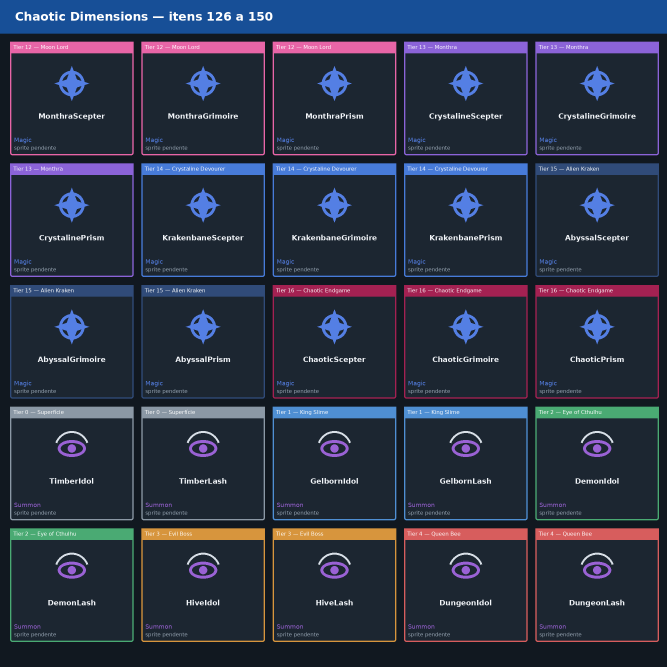
#> input picture ChaoticDimensions Assets/WorkingAssets/assets_work/concept_sketches/items/items_06.png, 2000 x 2000 px, given in place of items_01.png, which was not available (shown at 1/3 size)
$ python build_concept_overviews.py
#> lines starting #> are read from the running program, lines starting #| are printed output that depends on the picture; pictures that were not available may be replaced by others from this repository, and a replacement may not be noted
#!/usr/bin/env python3
"""Build compact overview boards for the PAP report."""

from pathlib import Path

from PIL import Image, ImageDraw, ImageFont


ROOT = Path(__file__).resolve().parents[2]
SOURCE = ROOT / "assets_work" / "concept_sketches" / "items"
OUTPUT = ROOT / "assets_work" / "concept_sketches"


def font(size: int, bold: bool = False) -> ImageFont.FreeTypeFont:
    name = "DejaVuSans-Bold.ttf" if bold else "DejaVuSans.ttf"
    return ImageFont.truetype(name, size)


def build_board(indices: range, output_name: str, subtitle: str) -> None:
#> called with output_name = 'Item_Sheets_Overview_A.jpg'
    canvas = Image.new("RGB", (2200, 2700), "#f4f7fb")
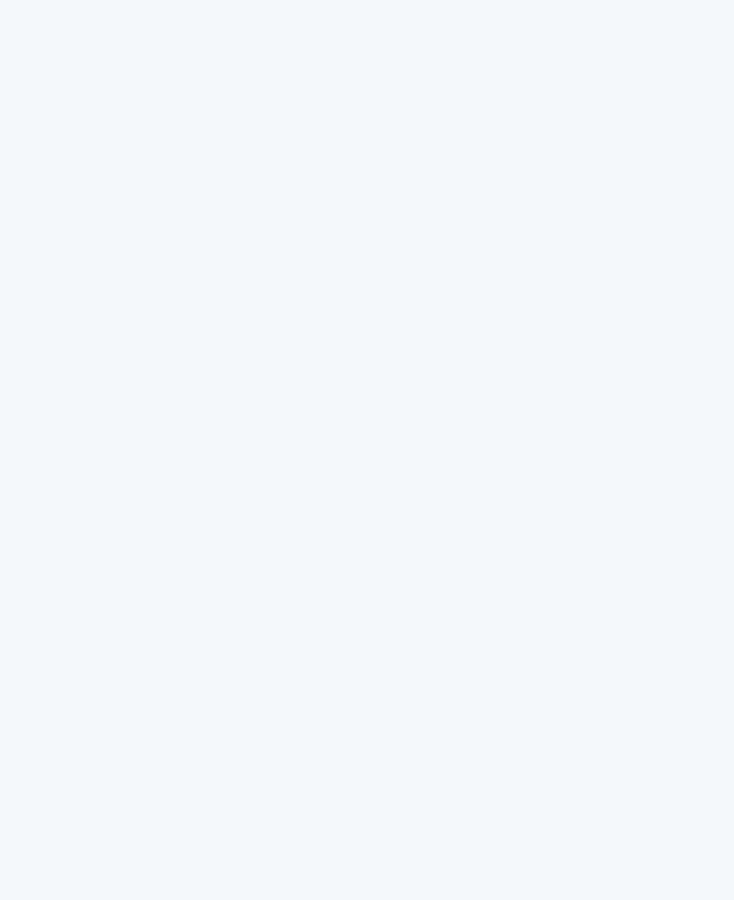
#> canvas: PIL image 2200x2700 RGB (shown at 1/3 size); mean R, G, B 244, 247, 251
    draw = ImageDraw.Draw(canvas)
    draw.rectangle((0, 0, 2200, 210), fill="#15243a")
    draw.text((90, 52), "CATALOGO VISUAL DE ITENS", fill="white", font=font(62, True))
    draw.text((92, 130), subtitle, fill="#a9d4ff", font=font(31))

    slots = [(70, 260), (1135, 260), (70, 1430), (1135, 1430)]
    for slot, index in zip(slots, indices):
        source = Image.open(SOURCE / f"items_{index:02d}.png").convert("RGB")
#> source is the input picture: PIL image 2000x2000 RGB; mean R, G, B 42.2, 50.2, 68.7
        source.thumbnail((995, 1080), Image.Resampling.LANCZOS)
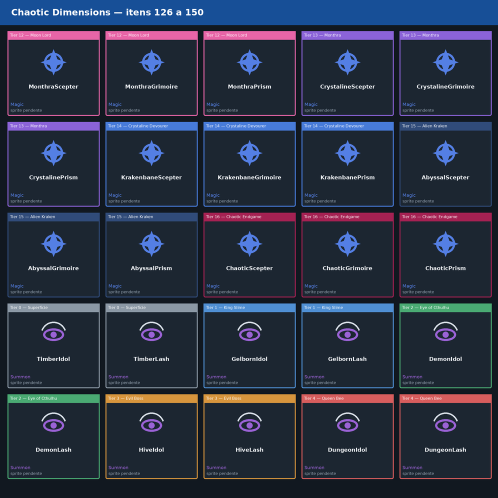
#> source: PIL image 995x995 RGB (shown at 1/2 size); mean R, G, B 42.2, 50.1, 68.6
        x, y = slot
        panel = Image.new("RGB", (995, 1080), "white")
#> panel: PIL image 995x1080 RGB; every value is 255
        panel.paste(source, ((995 - source.width) // 2, (1080 - source.height) // 2))
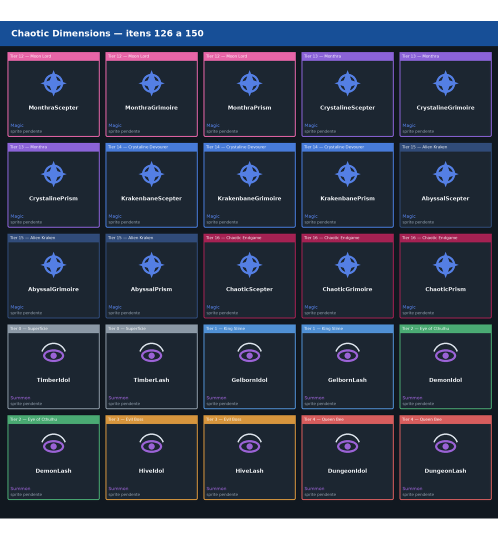
#> panel: PIL image 995x1080 RGB (shown at 1/2 size); mean R, G, B 59, 66.3, 83.3
        canvas.paste(panel, (x, y))
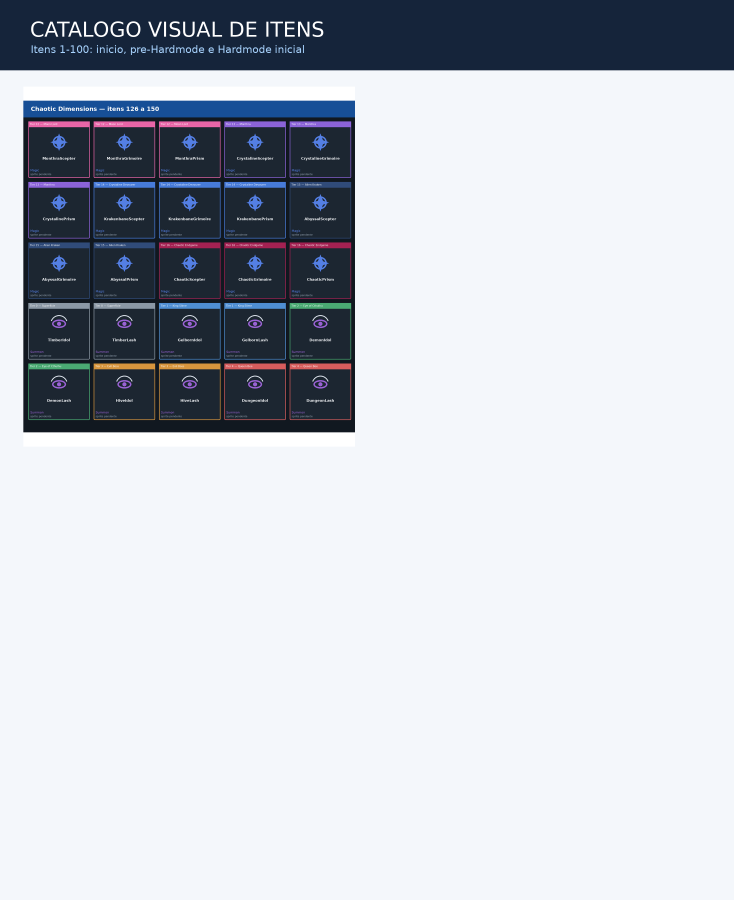
#> canvas: PIL image 2200x2700 RGB (shown at 1/3 size); mean R, G, B 193.7, 198.4, 206.1
        draw.rectangle((x, y, x + 995, y + 1080), outline="#6684a3", width=4)
#> pass 2 of the loop in build_board, `for slot, index in zip(slots, indices):`:
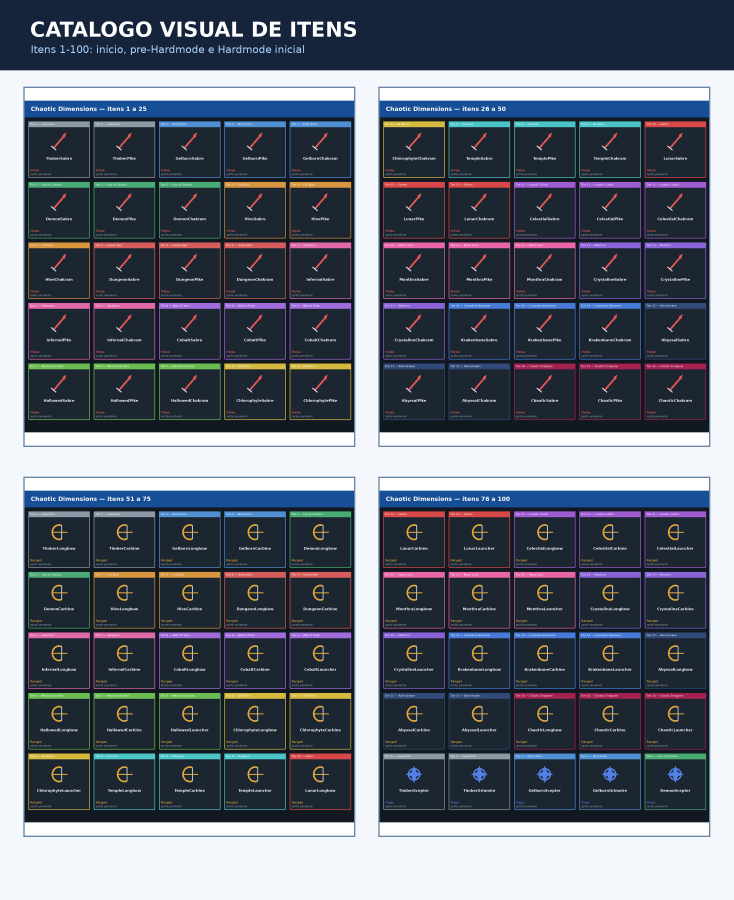
#> input picture ChaoticDimensions Assets/WorkingAssets/assets_work/concept_sketches/Item_Sheets_Overview_A.jpg, 2200 x 2700 px, given in place of items_02.png, which was not available (shown at 1/3 size)
#> in build_board, source is the input picture: PIL image 2200x2700 RGB; mean R, G, B 94.2, 101, 112.9
#> source: PIL image 880x1080 RGB
#> in build_board, `panel.paste(source, ((995 - source.width) // 2, (1080 - source.height)..`:
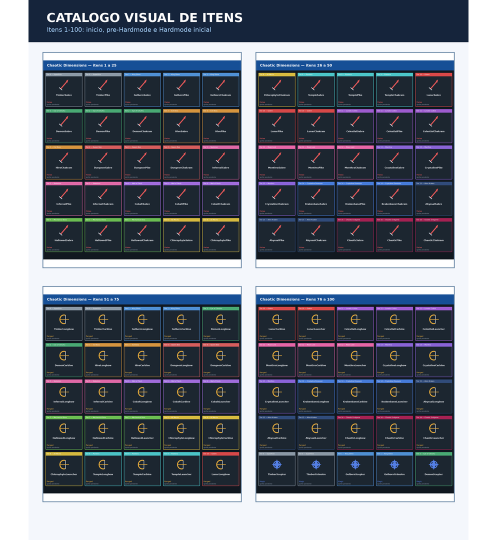
#> panel: PIL image 995x1080 RGB (shown at 1/2 size); mean R, G, B 112.7, 118.7, 129.2
#> in build_board, `canvas.paste(panel, (x, y))`:
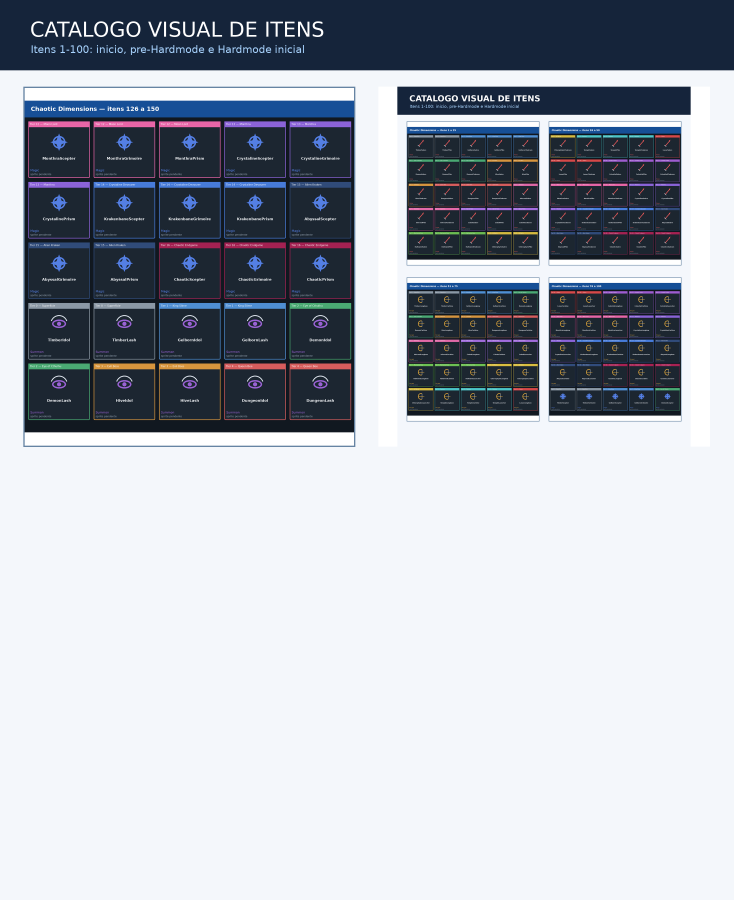
#> canvas: PIL image 2200x2700 RGB (shown at 1/3 size); mean R, G, B 169.8, 175.1, 184.1

    canvas.save(OUTPUT / output_name, quality=93, subsampling=0)


def main() -> None:
    OUTPUT.mkdir(parents=True, exist_ok=True)
    build_board(range(1, 5), "Item_Sheets_Overview_A.jpg", "Itens 1-100: inicio, pre-Hardmode e Hardmode inicial")
    build_board(range(5, 9), "Item_Sheets_Overview_B.jpg", "Itens 101-200: Hardmode avancado e pos-Moon Lord")

    # The final two sheets deserve more space because they contain the endgame tiers.
    canvas = Image.new("RGB", (2200, 2700), "#f4f7fb")
    draw = ImageDraw.Draw(canvas)
    draw.rectangle((0, 0, 2200, 210), fill="#15243a")
    draw.text((90, 52), "CATALOGO VISUAL DE ITENS", fill="white", font=font(62, True))
    draw.text((92, 130), "Itens 201-245: Crystaline, Kraken e Chaotic", fill="#a9d4ff", font=font(31))
    for y, index in ((260, 9), (1450, 10)):
        source = Image.open(SOURCE / f"items_{index:02d}.png").convert("RGB")
        source.thumbnail((1980, 1120), Image.Resampling.LANCZOS)
        x = (2200 - source.width) // 2
        canvas.paste(source, (x, y))
        draw.rectangle((x, y, x + source.width, y + source.height), outline="#6684a3", width=4)
    canvas.save(OUTPUT / "Item_Sheets_Overview_C.jpg", quality=93, subsampling=0)


if __name__ == "__main__":
#> (the run stopped early here; a loop or call above may not have finished)
